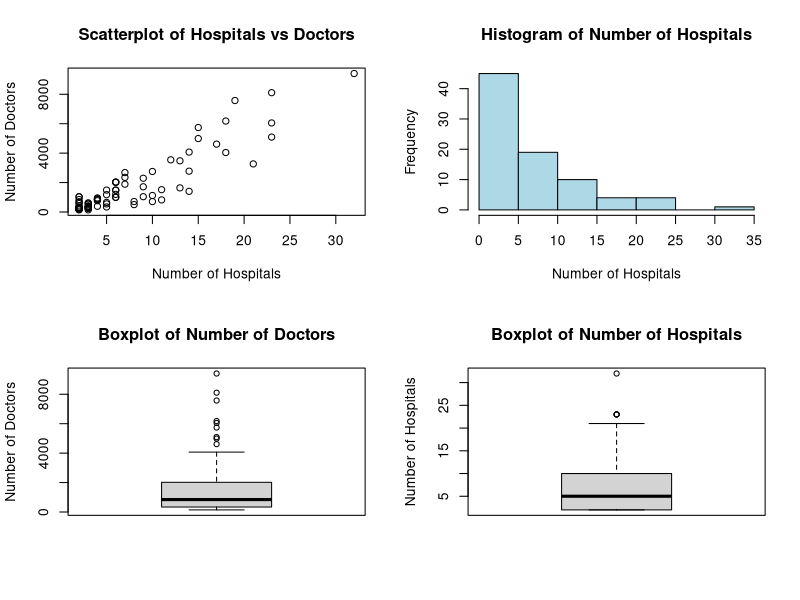
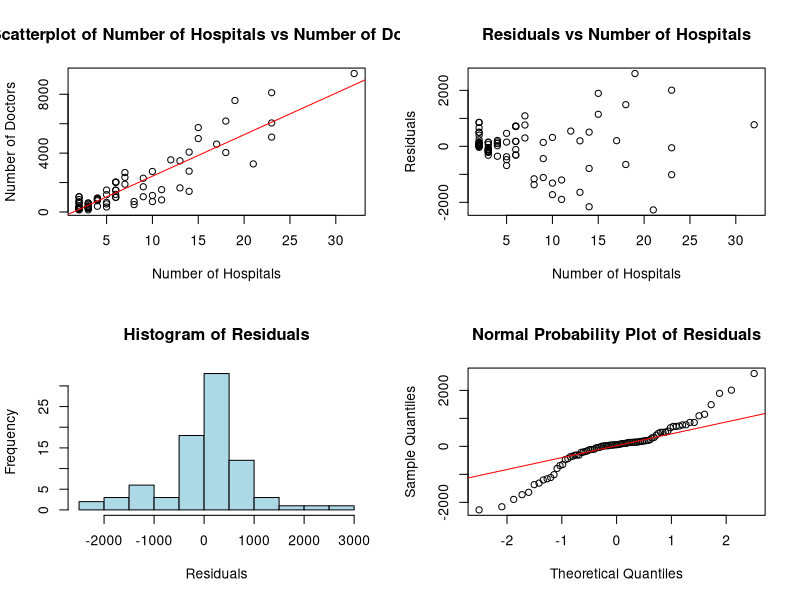
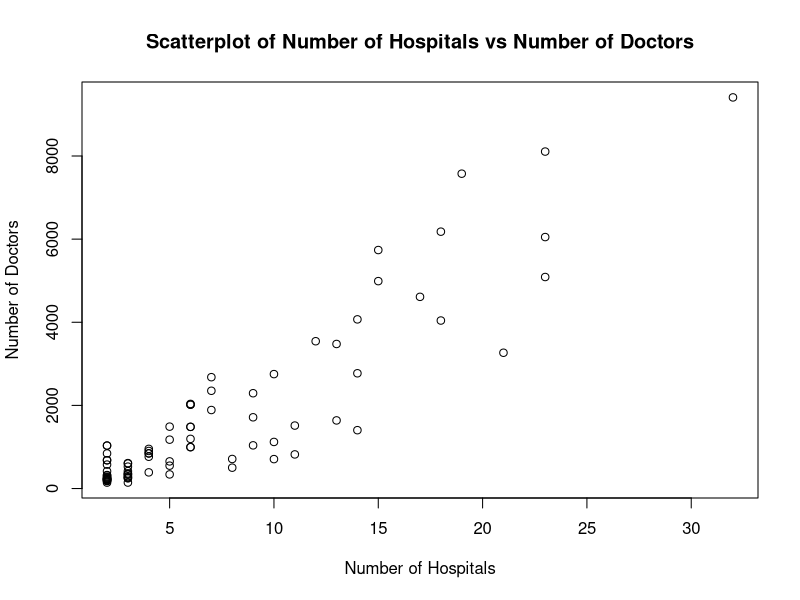
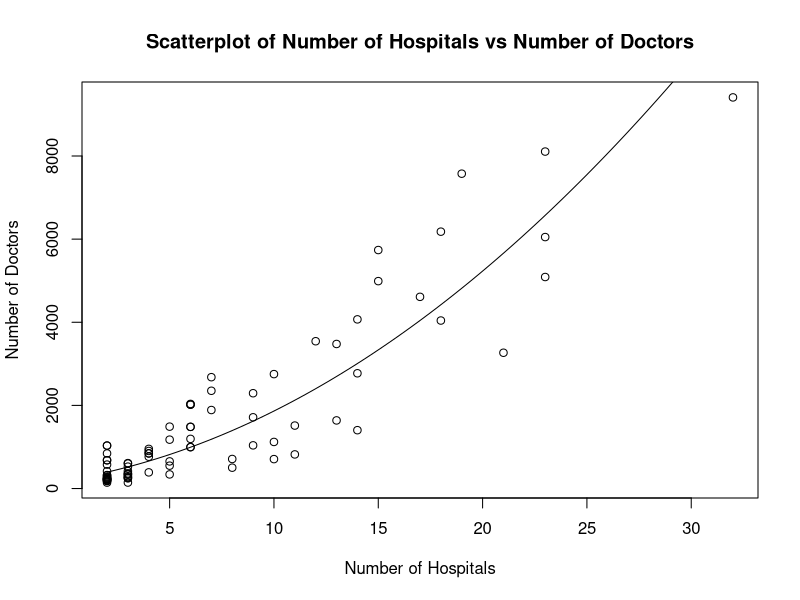
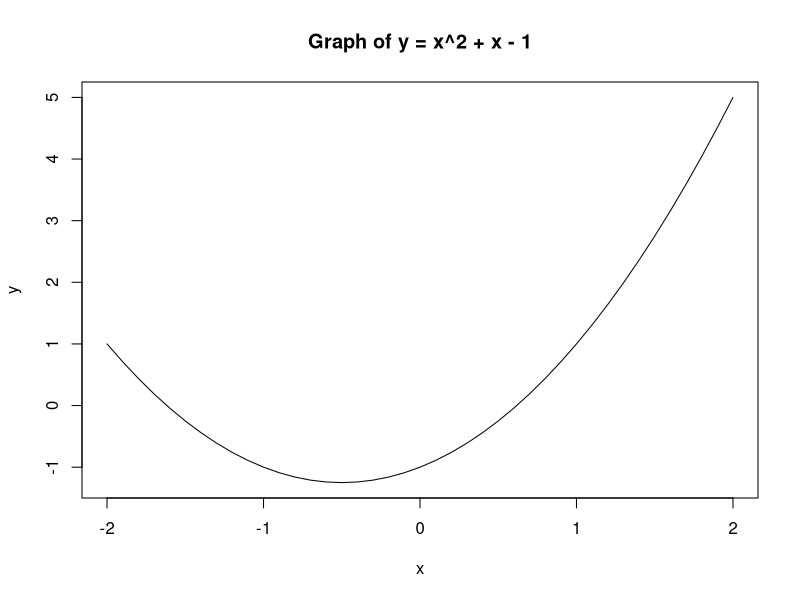

R code for these plots, in order:
## ---- chunk 1
MetroHealth83 <- read.csv(file = "../data/MetroHealth83.csv")
## ---- chunk 2
MetroHealth83 <- MetroHealth83[, c(1, 2, 4)]
attach(MetroHealth83)
## ---- chunk 3
par(mfrow = c(2, 2))

plot(NumHospitals, NumMDs, main = "Scatterplot of Hospitals vs Doctors", xlab = "Number of Hospitals", ylab = "Number of Doctors")

# Histogram of Number of Hospitals
hist(NumHospitals, main = "Histogram of Number of Hospitals", xlab = "Number of Hospitals", ylab = "Frequency", col = "lightblue")

# Boxplot of Number of Doctors
boxplot(NumMDs, main = "Boxplot of Number of Doctors", ylab = "Number of Doctors")

# Boxplot of Number of Hospitals
boxplot(NumHospitals, main = "Boxplot of Number of Hospitals", ylab = "Number of Hospitals")
## ---- chunk 4
MetroHealth.lm1 <- lm(NumMDs ~ NumHospitals)
## ---- chunk 5
plot(NumHospitals, NumMDs, main = "Scatterplot of Number of Hospitals vs Number of Doctors", xlab = "Number of Hospitals", ylab = "Number of Doctors")
abline(MetroHealth.lm1, col = "red")
## ---- chunk 6
plot(NumHospitals, residuals(MetroHealth.lm1), main = "Residuals vs Number of Hospitals", xlab = "Number of Hospitals", ylab = "Residuals")
## ---- chunk 7
hist(residuals(MetroHealth.lm1), main = "Histogram of Residuals", xlab = "Residuals", ylab = "Frequency", col = "lightblue")
## ---- chunk 8
qqnorm(residuals(MetroHealth.lm1), main = "Normal Probability Plot of Residuals")
qqline(residuals(MetroHealth.lm1), col = "red")
## ---- chunk 9
par(mfrow = c(1, 1))
## ---- chunk 10
MetroHealth83$SqrtMDs <- sqrt(MetroHealth83$NumMDs)
## ---- chunk 11
MetroHealth83 <- MetroHealth83[, c(1, 2, 3, 4)]
attach(MetroHealth83)
## ---- chunk 12
head(MetroHealth83)
## ---- chunk 13
colnames(MetroHealth83)
## ---- chunk 14
new.data <- data.frame(NumHospitals = c(18, 6))
predict(MetroHealth.lm1, new.data)
## ---- chunk 15
MetroHealth.lm2 <- lm(SqrtMDs ~ NumHospitals)
new.data <- data.frame(NumHospitals = c(18, 6))
predict(MetroHealth.lm2, new.data)^2
## ---- chunk 16
new.data <- data.frame(NumHospitals = seq(2, 32, by = 0.3))
## ---- chunk 17
plot(NumHospitals, NumMDs, main = "Scatterplot of Number of Hospitals vs Number of Doctors", xlab = "Number of Hospitals", ylab = "Number of Doctors")
xx <- seq(2, 32, by = 0.3)
yy <- (MetroHealth.lm2$coefficients[1] + MetroHealth.lm2$coefficients[2] * xx + MetroHealth.lm2$coefficients[3] * xx^2)^2
points(xx, yy, type = "l")
## ---- chunk 18
plot(NumHospitals, NumMDs, main = "Scatterplot of Number of Hospitals vs Number of Doctors", xlab = "Number of Hospitals", ylab = "Number of Doctors")
xx <- seq(2, 32, by = 0.3)
yy <- (MetroHealth.lm2$coefficients[1] + MetroHealth.lm2$coefficients[2] * xx)^2
points(xx, yy, type = "l")
## ---- chunk 19
x <- seq(-2, 2, by = 0.1)
y <- x^2 + x - 1
plot(x, y, type = "l", main = "Graph of y = x^2 + x - 1", xlab = "x", ylab = "y")
